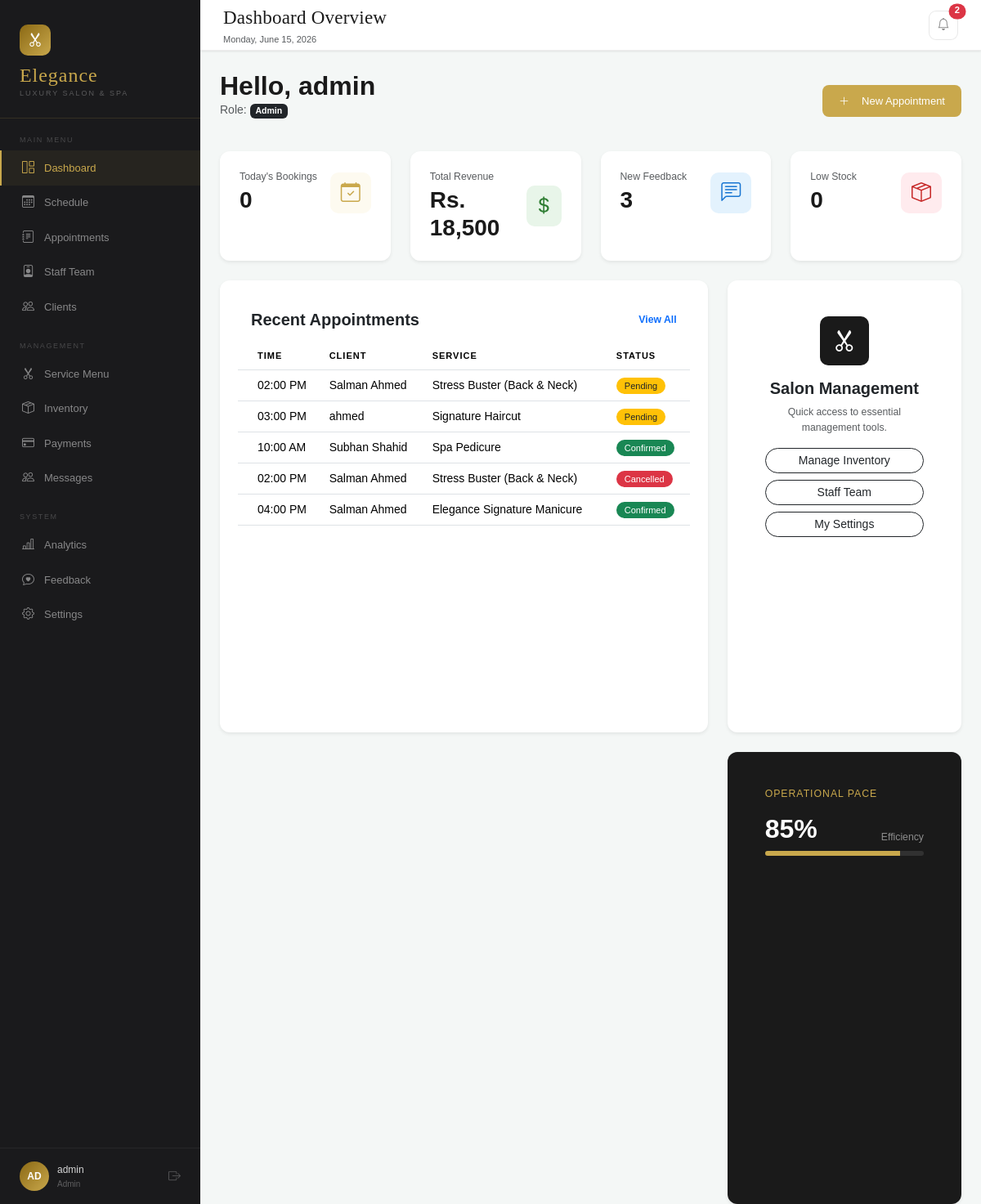
/dashboard/index.php (signed in), run on the app's committed database.
### tables this page shows
CREATE TABLE `appointments` (
  `id` int(11) NOT NULL,
  `client_id` int(11) NOT NULL,
  `stylist_id` int(11) DEFAULT NULL,
  `service_id` int(11) NOT NULL,
  `apt_date` date NOT NULL,
  `apt_time` time NOT NULL,
  `status` enum('pending','confirmed','cancelled','completed') DEFAULT 'pending',
  `notes` text DEFAULT NULL,
  `created_at` timestamp NOT NULL DEFAULT current_timestamp()
);

CREATE TABLE `users` (
  `id` int(11) NOT NULL,
  `name` varchar(100) NOT NULL,
  `email` varchar(150) NOT NULL,
  `phone` varchar(20) DEFAULT NULL,
  `password` varchar(255) NOT NULL,
  `role` enum('admin','receptionist','stylist','client') DEFAULT 'client',
  `status` enum('active','inactive') DEFAULT 'active',
  `created_at` timestamp NOT NULL DEFAULT current_timestamp(),
  `gender` enum('male','female','other') DEFAULT NULL,
  `dob` date DEFAULT NULL,
  `address` text DEFAULT NULL,
  `bio` text DEFAULT NULL,
  `commission_rate` decimal(5,2) DEFAULT 0.00,
  `work_schedule` text DEFAULT NULL,
  `preferred_stylist_id` int(11) DEFAULT NULL,
  `preferences` text DEFAULT NULL,
  `notes` text DEFAULT NULL
);

CREATE TABLE `services` (
  `id` int(11) NOT NULL,
  `name` varchar(100) NOT NULL,
  `category` varchar(50) DEFAULT 'General',
  `description` text DEFAULT NULL,
  `price` decimal(10,2) DEFAULT NULL,
  `duration` int(11) DEFAULT 30,
  `status` enum('active','inactive') DEFAULT 'active'
);

### includes/auth.php (called while the page is built, shortened)
<?php
function getUserRole()
{
    return isset($_SESSION['role']) ? $_SESSION['role'] : null;
}
function getUserName()
{
    return isset($_SESSION['user_name']) ? $_SESSION['user_name'] : null;
}

### dashboard/index.php (the view, shortened to what this page needs)
<?php
require_once '../includes/auth.php';
require_once '../includes/db.php';
$user_id = getUserId();
$user_role = getUserRole();
$user_name = getUserName();
$today = date('Y-m-d');
$today_count = 0;
$total_revenue = 0;
$feedback_count = 0;
$low_stock_count = 0;
$stylist_commission = 0;
$stylist_rating = "0.0";
if ($user_role === 'stylist') {
    $appt_q = $conn->query("SELECT COUNT(*) as count FROM appointments WHERE apt_date = '$today' AND stylist_id = '$user_id'");
    $today_count = $appt_q->fetch_assoc()['count'];
    $comm_q = $conn->query("SELECT SUM(amount) as total FROM commissions WHERE stylist_id = '$user_id'");
    $stylist_commission = $comm_q->fetch_assoc()['total'] ?? 0;
    $rate_q = $conn->query("SELECT AVG(rating) as avg_rate FROM feedbacks");
    $stylist_rating = number_format($rate_q->fetch_assoc()['avg_rate'] ?? 0, 1);
    $recent_appts = $conn->query("
        SELECT a.apt_time, u.name as client_name, s.name as service_name, a.status
        FROM appointments a
        JOIN users u ON a.client_id = u.id
        JOIN services s ON a.service_id = s.id
        WHERE a.stylist_id = '$user_id'
        ORDER BY a.created_at DESC LIMIT 5
    ");
} else {
    $appt_q = $conn->query("SELECT COUNT(*) as count FROM appointments WHERE apt_date = '$today'");
    $today_count = $appt_q->fetch_assoc()['count'];
    $feed_q = $conn->query("SELECT COUNT(*) as count FROM feedbacks WHERE status = 'new'");
    $feedback_count = $feed_q->fetch_assoc()['count'];
    $stock_q = $conn->query("SELECT COUNT(*) as count FROM inventory WHERE quantity <= reorder_level");
    $low_stock_count = $stock_q->fetch_assoc()['count'];
    if ($user_role === 'admin') {
        $rev_q = $conn->query("SELECT SUM(amount) as total FROM payments WHERE status = 'paid'");
    } else {
        $rev_q = $conn->query("SELECT SUM(amount) as total FROM payments WHERE status = 'paid' AND DATE(created_at) = '$today'");
    }
    $total_revenue = $rev_q->fetch_assoc()['total'] ?? 0;
    $recent_appts = $conn->query("
        SELECT a.apt_time, u.name as client_name, s.name as service_name, a.status
        FROM appointments a
        JOIN users u ON a.client_id = u.id
        JOIN services s ON a.service_id = s.id
        ORDER BY a.created_at DESC LIMIT 5
    ");
}
?>
<!DOCTYPE html>
<html lang="en">
<head>
    <link href="../assets/css/bootstrap.min.css" rel="stylesheet">
    <link href="https://cdn.jsdelivr.net/npm/bootstrap-icons@1.11.0/font/bootstrap-icons.css" rel="stylesheet">
    <link rel="stylesheet" href="../assets/css/dashboard.css">
</head>
<body>
    <?php include('../includes/sidebar.php'); ?>
    <div class="main-area">
        <?php include('../includes/topbar.php'); ?>
        <div class="content-area container-fluid px-4 py-4">
            <div class="d-flex justify-content-between align-items-center mb-4">
                <div>
                    <h2 class="fw-bold mb-0">Hello, <?php echo $user_name; ?></h2>
                    <p class="text-muted">Role: <span class="badge bg-dark"><?php echo ucfirst($user_role); ?></span></p>
                </div>
                <?php if ($user_role !== 'stylist'): ?>
                    <div class="d-none d-md-block">
                        <a href="appointments.php" class="btn-gold"><i class="bi bi-plus-lg me-2"></i>New Appointment</a>
                    </div>
                <?php endif; ?>
            </div>
            <div class="row g-4 mb-4">
                <div class="col-12 col-sm-6 col-xl-3">
                    <div class="stat-card p-4 shadow-sm">
                        <div class="d-flex justify-content-between align-items-center">
                            <div>
                                <h6 class="text-muted small mb-1"><?php echo ($user_role == 'stylist') ? 'My Bookings' : "Today's Bookings"; ?></h6>
                                <h3 class="fw-bold mb-0"><?php echo $today_count; ?></h3>
                            </div>
                            <div class="icon-box bg-gold-light"><i class="bi bi-calendar-check"></i></div>
                        </div>
                    </div>
                </div>
                <div class="col-12 col-sm-6 col-xl-3">
                    <div class="stat-card p-4 shadow-sm">
                        <div class="d-flex justify-content-between align-items-center">
                            <?php if ($user_role === 'stylist'): ?>
                                <div>
                                    <h6 class="text-muted small mb-1">My Earnings</h6>
                                    <h3 class="fw-bold mb-0">Rs. <?php echo number_format($stylist_commission); ?></h3>
                                </div>
                            <?php else: ?>
                                <div>
                                    <h6 class="text-muted small mb-1"><?php echo ($user_role == 'admin') ? 'Total Revenue' : "Today's Income"; ?></h6>
                                    <h3 class="fw-bold mb-0">Rs. <?php echo number_format($total_revenue); ?></h3>
                                </div>
                            <?php endif; ?>
                            <div class="icon-box" style="background:#e8f5e9; color:#2e7d32;"><i class="bi bi-currency-dollar"></i></div>
                        </div>
                    </div>
                </div>
                <div class="col-12 col-sm-6 col-xl-3">
                    <div class="stat-card p-4 shadow-sm">
                        <div class="d-flex justify-content-between align-items-center">
                            <?php if ($user_role === 'stylist'): ?>
                                <div>
                                    <h6 class="text-muted small mb-1">Salon Rating</h6>
                                    <h3 class="fw-bold mb-0"><?php echo $stylist_rating; ?> <small class="fs-6">/ 5</small></h3>
                                </div>
                                <div class="icon-box" style="background:#fff9c4; color:#fbc02d;"><i class="bi bi-star-fill"></i></div>
                            <?php else: ?>
                                <div>
                                    <h6 class="text-muted small mb-1">New Feedback</h6>
                                    <h3 class="fw-bold mb-0"><?php echo $feedback_count; ?></h3>
                                </div>
                                <div class="icon-box" style="background:#e3f2fd; color:#1976d2;"><i class="bi bi-chat-left-text"></i></div>
                            <?php endif; ?>
                        </div>
                    </div>
                </div>
                <?php if ($user_role !== 'stylist'): ?>
                    <div class="col-12 col-sm-6 col-xl-3">
                        <div class="stat-card p-4 shadow-sm">
                            <div class="d-flex justify-content-between align-items-center">
                                <div>
                                    <h6 class="text-muted small mb-1">Low Stock</h6>
                                    <h3 class="fw-bold mb-0 <?php echo $low_stock_count > 0 ? 'text-danger' : ''; ?>"><?php echo $low_stock_count; ?></h3>
                                </div>
                                <div class="icon-box" style="background:#ffebee; color:#c62828;"><i class="bi bi-box-seam"></i></div>
                            </div>
                        </div>
                    </div>
                <?php endif; ?>
            </div>
            <div class="row g-4">
                <div class="col-12 col-lg-8">
                    <div class="card stat-card shadow-sm h-100">
                        <div class="card-header bg-white border-0 py-3 d-flex justify-content-between align-items-center">
                            <h5 class="fw-bold mb-0"><?php echo ($user_role == 'stylist') ? 'My Recent Work' : 'Recent Appointments'; ?></h5>
                            <a href="appointments.php" class="text-gold text-decoration-none small fw-bold">View All</a>
                        </div>
                        <div class="table-responsive">
                            <table class="table table-custom align-middle mb-0">
                                <thead>
                                    <tr>
                                        <th class="ps-4">Time</th>
                                        <th>Client</th>
                                        <th>Service</th>
                                        <th>Status</th>
                                    </tr>
                                </thead>
                                <tbody>
                                    <?php if ($recent_appts->num_rows > 0): while ($row = $recent_appts->fetch_assoc()): ?>
                                            <tr>
                                                <td class="ps-4 fw-medium"><?php echo date('h:i A', strtotime($row['apt_time'])); ?></td>
                                                <td><?php echo htmlspecialchars($row['client_name']); ?></td>
                                                <td><?php echo htmlspecialchars($row['service_name']); ?></td>
                                                <td>
                                                    <?php
                                                    $cls = match ($row['status']) {
                                                        'confirmed' => 'bg-success text-white',
                                                        'pending' => 'bg-warning text-dark',
                                                        'cancelled' => 'bg-danger text-white',
                                                        default => 'bg-secondary text-white'
                                                    };
                                                    ?>
                                                    <span class="status-badge <?php echo $cls; ?>"><?php echo ucfirst($row['status']); ?></span>
                                                </td>
                                            </tr>
                                        <?php endwhile;
                                    else: ?>
                                        <tr>
                                            <td colspan="4" class="text-center py-5 text-muted">No appointments found.</td>
                                        </tr>
                                    <?php endif; ?>
                                </tbody>
                            </table>
                        </div>
                    </div>
                </div>
                <div class="col-12 col-lg-4">
                    <div class="card stat-card shadow-sm mb-4">
                        <div class="card-body p-4 text-center">
                            <div class="icon-box bg-charcoal mx-auto mb-3" style="width: 60px; height: 60px; font-size: 28px;">
                                <i class="bi bi-scissors"></i>
                            </div>
                            <h5 class="fw-bold">Salon Management</h5>
                            <p class="text-muted small">Quick access to essential management tools.</p>
                            <div class="d-grid gap-2">
                                <?php if ($user_role !== 'stylist'): ?>
                                    <a href="inventory.php" class="btn btn-outline-dark btn-sm rounded-pill">Manage Inventory</a>
                                    <a href="staff.php" class="btn btn-outline-dark btn-sm rounded-pill">Staff Team</a>
                                <?php endif; ?>
                                <a href="settings.php" class="btn btn-outline-dark btn-sm rounded-pill">My Settings</a>
                            </div>
                        </div>
                    </div>
                    <div class="card stat-card shadow-sm bg-charcoal text-white">
                        <div class="card-body p-4">
                            <h6 class="text-uppercase small mb-3" style="letter-spacing: 1px; color: var(--gold);">Operational Pace</h6>
                            <div class="d-flex justify-content-between align-items-end mb-2">
                                <h2 class="fw-bold mb-0">85%</h2>
                                <small class="text-white-50">Efficiency</small>
                            </div>
                            <div class="progress" style="height: 6px; background: rgba(255,255,255,0.1);">
                                <div class="progress-bar" style="width: 85%; background: var(--gold);"></div>
                            </div>
                        </div>
                    </div>
                </div>
            </div>
        </div>
    </div>
</body>
</html>

### data on the page
appointments: apt_time "02:00 PM", client.name "Salman Ahmed", service.name "Stress Buster (Back & Neck)", status "Pending"
appointments: apt_time "03:00 PM", client.name "ahmed", service.name "Signature Haircut", status "Pending"
appointments: apt_time "10:00 AM", client.name "Subhan Shahid", service.name "Spa Pedicure", status "Confirmed"
appointments: apt_time "02:00 PM", client.name "Salman Ahmed", service.name "Stress Buster (Back & Neck)", status "Cancelled"
appointments: apt_time "04:00 PM", client.name "Salman Ahmed", service.name "Elegance Signature Manicure", status "Confirmed"

### other printed values
substr(getUserName(), 0, 2) "AD"
getUserName() "admin"
getUserRole() "Admin"
$notif_count "2"
$user_name "admin"
$user_role "Admin"
$today_count "0"
$total_revenue "18,500"
$feedback_count "3"
$low_stock_count "0"
